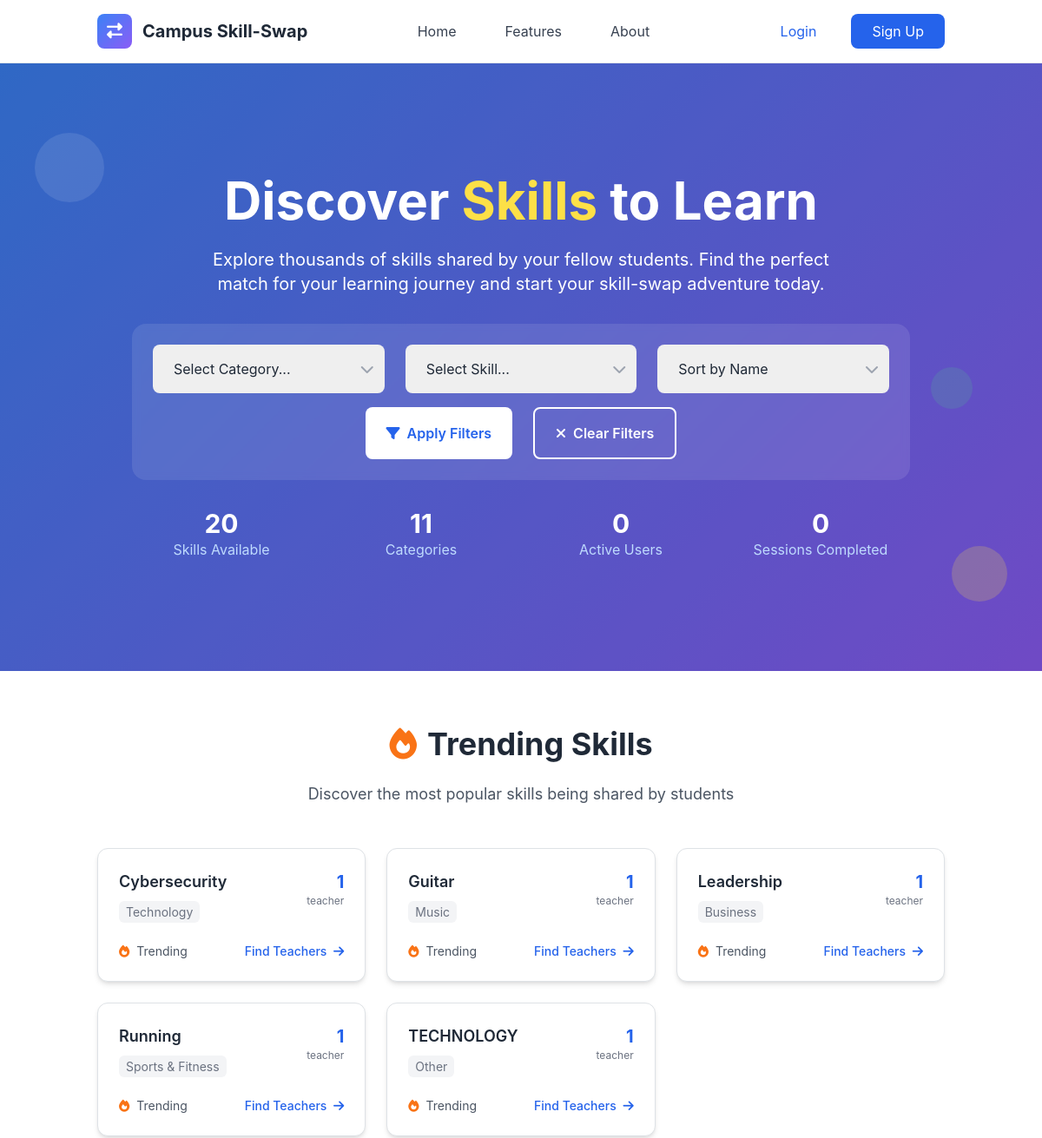
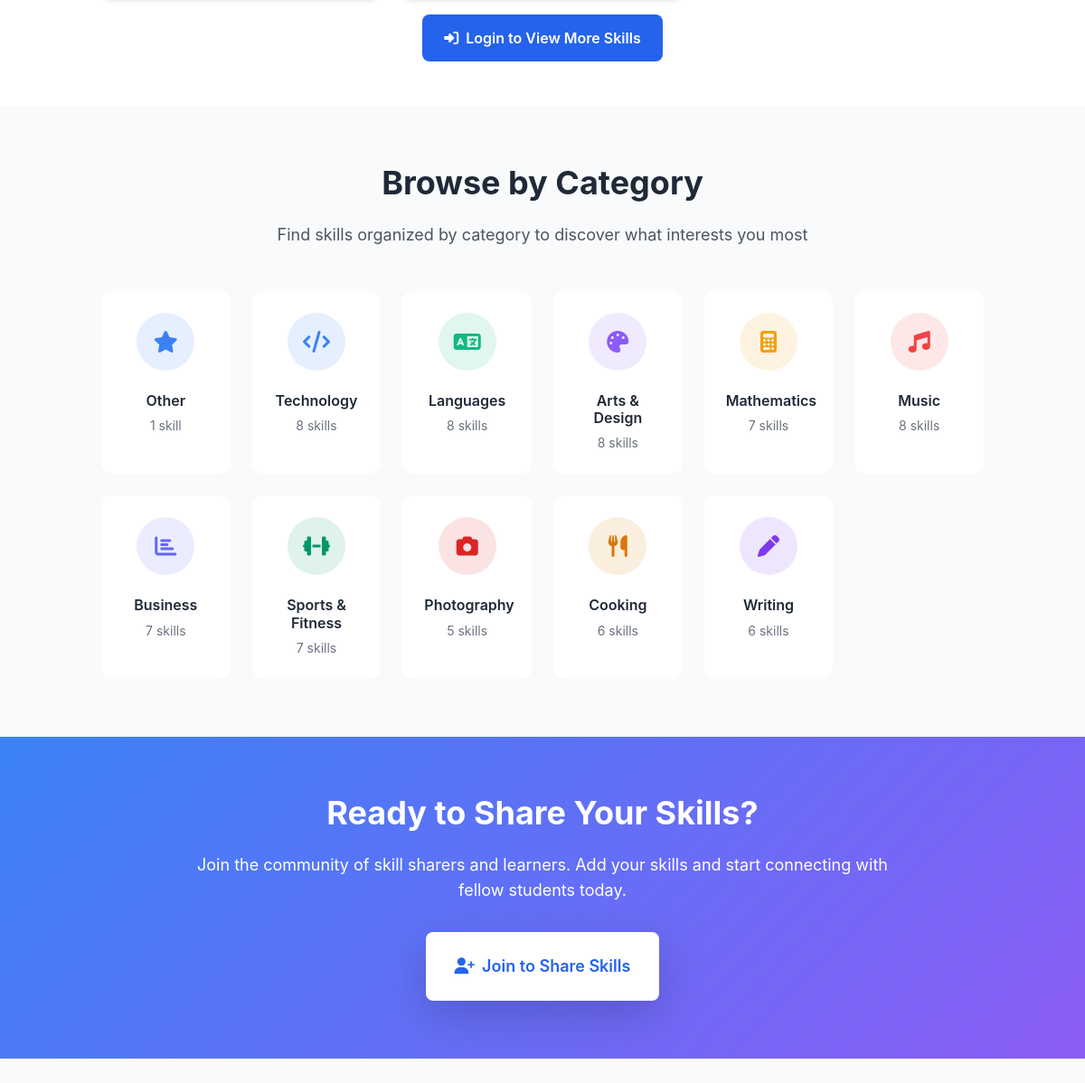
Screenshot of /skills/ with the database file from the repository (2 pictures, top to bottom).
### skills/models.py (models this page shows, shortened)
class Skill(models.Model):
    name = models.CharField(max_length=100)
    category = models.ForeignKey(SkillCategory, on_delete=models.CASCADE, related_name='skills')
    description = models.TextField(blank=True)
    is_popular = models.BooleanField(default=False)
    created_at = models.DateTimeField(auto_now_add=True)
    updated_at = models.DateTimeField(auto_now=True)
    class Meta:
        ordering = ['category__name', 'name']
        unique_together = ['name', 'category']

class SkillCategory(models.Model):
    name = models.CharField(max_length=100, unique=True)
    description = models.TextField(blank=True)
    icon = models.CharField(max_length=50, blank=True, help_text="CSS icon class")
    color = models.CharField(max_length=7, default='#3B82F6', help_text="Hex color code")
    is_active = models.BooleanField(default=True)
    created_at = models.DateTimeField(auto_now_add=True)
    updated_at = models.DateTimeField(auto_now=True)
    class Meta:
        ordering = ['name']
        verbose_name_plural = "Skill Categories"
        db_table = 'category'

### skills/views.py (the view, shortened to what this page needs)
# urls.py: path('', views.SkillListView.as_view(), name='skill_list'),
class SkillListView(ListView):
    model = Skill
    template_name = 'skills/skill_list.html'
    context_object_name = 'skills'
    paginate_by = 20
    def get_queryset(self):
        queryset = Skill.objects.filter(category__is_active=True).annotate(
            offered_count=Count('offered_by_users')
        )
        category = self.request.GET.get('category')
        skill = self.request.GET.get('skill')
        sort_by = self.request.GET.get('sort', 'name')
        if category:
            queryset = queryset.filter(category_id=category)
        if skill:
            queryset = queryset.filter(id=skill)
        if sort_by == 'popular':
            queryset = queryset.order_by('-offered_count', 'name')
        elif sort_by == 'recent':
            queryset = queryset.order_by('-created_at', 'name')
        else:  # default to name
            queryset = queryset.order_by('name')
        return queryset
    def get_context_data(self, **kwargs):
        context = super().get_context_data(**kwargs)
        context['search_form'] = SkillSearchForm(self.request.GET)
        has_filters = bool(self.request.GET.get('category') or self.request.GET.get('skill'))
        show_trending = not has_filters
        context['show_trending'] = show_trending
        show_skills_grid = has_filters or self.request.GET.get('find_teachers')
        context['show_skills_grid'] = show_skills_grid
        if show_trending:
            trending_skills = (Skill.objects
                              .filter(category__is_active=True)
                              .annotate(offered_count=Count('offered_by_users'))
                              .filter(offered_count__gt=0)
                              .order_by('-offered_count', 'name')[:15])
            context['trending_skills'] = trending_skills
        context['categories'] = SkillCategory.objects.filter(is_active=True).annotate(
            skill_count=Count('skills')
        )
        if self.request.GET.get('category'):
            try:
                selected_category = SkillCategory.objects.get(id=self.request.GET.get('category'))
                context['selected_category'] = selected_category
            except SkillCategory.DoesNotExist:
                pass
        if self.request.GET.get('skill'):
            try:
                selected_skill = Skill.objects.get(id=self.request.GET.get('skill'))
                context['selected_skill'] = selected_skill
            except Skill.DoesNotExist:
                pass
        context['show_more_url'] = 'skills:trending_skills_more'
        return context

### templates/skills/skill_list.html (shortened to what this page needs)
{% extends 'base.html' %}
{% load static %}
{% block content %}
<section class="gradient-bg relative overflow-hidden">
    <div class="relative container mx-auto px-4 py-20 lg:py-32">
        <div class="text-center text-white">
            <h1 class="text-4xl lg:text-6xl font-bold mb-6 leading-tight">
                Discover <span class="text-yellow-300">Skills</span> to Learn
            </h1>
            <p class="text-lg lg:text-xl mb-8 max-w-3xl mx-auto">
                Explore thousands of skills shared by your fellow students. Find the perfect match for your learning journey
                and start your skill-swap adventure today.
            </p>
            <div class="max-w-4xl mx-auto bg-white/10 backdrop-blur-sm rounded-2xl p-6 mb-8">
                <form method="get" class="space-y-4">
                    <div class="grid grid-cols-1 md:grid-cols-3 gap-4">
                        <div class="relative">
                            <select name="category" id="id_category" class="w-full px-4 py-3 rounded-lg border-0 text-gray-800 focus:ring-2 focus:ring-blue-500 appearance-none">
                                <option value="">Select Category...</option>
                            </select>
                        </div>
                        <div class="relative">
                            <select name="skill" id="id_skill" class="w-full px-4 py-3 rounded-lg border-0 text-gray-800 focus:ring-2 focus:ring-blue-500 appearance-none" {% if not request.GET.category %}disabled{% endif %}>
                                <option value="">Select Skill...</option>
                            </select>
                        </div>
                        <div class="relative">
                            <select name="sort" class="w-full px-4 py-3 rounded-lg border-0 text-gray-800 focus:ring-2 focus:ring-blue-500 appearance-none">
                                <option value="name" {% if request.GET.sort == 'name' %}selected{% endif %}>Sort by Name</option>
                            </select>
                        </div>
                    </div>
                    <div class="flex flex-col sm:flex-row gap-4 justify-center">
                        <button type="submit" class="bg-white text-blue-600 px-6 py-3 rounded-lg font-semibold hover:bg-gray-100 transition-all">
                            <i class="fas fa-filter mr-2"></i>Apply Filters
                        </button>
                        <a href="{% url 'skills:skill_list' %}" class="border-2 border-white text-white px-6 py-3 rounded-lg font-semibold hover:bg-white hover:text-blue-600 transition-all text-center">
                            <i class="fas fa-times mr-2"></i>Clear Filters
                        </a>
                    </div>
                </form>
            </div>
            <div class="grid grid-cols-2 md:grid-cols-4 gap-6 max-w-4xl mx-auto">
                <div class="text-center">
                    <div class="text-3xl font-bold">{{ skills.count|default:"0" }}</div>
                    <div class="text-blue-200">Skills Available</div>
                </div>
                <div class="text-center">
                    <div class="text-3xl font-bold">{{ categories.count|default:"0" }}</div>
                    <div class="text-blue-200">Categories</div>
                </div>
                <div class="text-center">
                    <div class="text-3xl font-bold">{{ total_users|default:"0" }}</div>
                    <div class="text-blue-200">Active Users</div>
                </div>
                <div class="text-center">
                    <div class="text-3xl font-bold">{{ total_sessions|default:"0" }}</div>
                    <div class="text-blue-200">Sessions Completed</div>
                </div>
            </div>
        </div>
    </div>
    <div class="absolute top-20 left-10 w-20 h-20 bg-white opacity-10 rounded-full animate-bounce"></div>
    <div class="absolute bottom-20 right-10 w-16 h-16 bg-yellow-300 opacity-20 rounded-full animate-pulse"></div>
    <div class="absolute top-1/2 right-20 w-12 h-12 bg-green-400 opacity-15 rounded-full animate-bounce delay-75"></div>
</section>
{% if show_trending %}
<section class="py-16 bg-white" id="trending-skills">
    <div class="container mx-auto px-4">
        <div class="text-center mb-12">
            <h2 class="text-3xl lg:text-4xl font-bold text-gray-800 mb-4">
                <i class="fas fa-fire text-orange-500 mr-3"></i>Trending Skills
            </h2>
            <p class="text-lg text-gray-600">
                Discover the most popular skills being shared by students
            </p>
        </div>
        {% if trending_skills %}
            <div class="grid grid-cols-1 md:grid-cols-2 lg:grid-cols-3 gap-6 mb-8">
                {% for skill in trending_skills %}
                    <div class="skill-card bg-white rounded-xl shadow-md p-6 hover:shadow-lg transition-all border">
                        <div class="flex items-start justify-between mb-4">
                            <div class="flex-1">
                                <h3 class="text-lg font-semibold text-gray-800 mb-2">{{ skill.name }}</h3>
                                <span class="text-sm text-gray-500 bg-gray-100 px-2 py-1 rounded">{{ skill.category.name }}</span>
                            </div>
                            <div class="text-right">
                                <div class="text-xl font-bold text-blue-600">{{ skill.offered_count }}</div>
                                <div class="text-xs text-gray-500">teacher{{ skill.offered_count|pluralize }}</div>
                            </div>
                        </div>
                        <div class="flex justify-between items-center">
                            <div class="flex items-center space-x-2">
                                <i class="fas fa-fire text-orange-500 text-sm"></i>
                                <span class="text-sm text-gray-600">Trending</span>
                            </div>
                            <a href="?skill={{ skill.id }}&find_teachers=1" class="text-blue-600 hover:text-blue-800 text-sm font-medium">
                                Find Teachers <i class="fas fa-arrow-right ml-1"></i>
                            </a>
                        </div>
                    </div>
                {% endfor %}
            </div>
            <div class="text-center">
                {% if user.is_authenticated %}
                    <a href="{% url 'skills:trending_skills_more' %}" class="bg-blue-600 text-white px-6 py-3 rounded-lg font-semibold hover:bg-blue-700 transition-all">
                        <i class="fas fa-arrow-right mr-2"></i>View More Skills
                    </a>
                {% else %}
                    <a href="{% url 'accounts:login' %}" class="bg-blue-600 text-white px-6 py-3 rounded-lg font-semibold hover:bg-blue-700 transition-all">
                        <i class="fas fa-sign-in-alt mr-2"></i>Login to View More Skills
                    </a>
                {% endif %}
            </div>
        {% endif %}
    </div>
</section>
{% endif %}
<section class="py-16 bg-gray-50">
    <div class="container mx-auto px-4">
        <div class="text-center mb-12">
            <h2 class="text-3xl lg:text-4xl font-bold text-gray-800 mb-4">
                Browse by Category
            </h2>
            <p class="text-lg text-gray-600">
                Find skills organized by category to discover what interests you most
            </p>
        </div>
        <div class="grid grid-cols-2 md:grid-cols-4 lg:grid-cols-6 gap-4">
            {% for category in categories %}
                <a href="?category={{ category.id }}" class="category-card bg-white p-6 rounded-xl text-center hover:shadow-lg transition-all transform hover:-translate-y-1">
                    <div class="w-16 h-16 bg-blue-100 rounded-full flex items-center justify-center mx-auto mb-4" style="background-color: {{ category.color }}20;">
                        <i class="{{ category.icon|default:'fas fa-star' }} text-2xl" style="color: {{ category.color }};"></i>
                    </div>
                    <h3 class="font-semibold text-gray-800 mb-2">{{ category.name }}</h3>
                    <p class="text-sm text-gray-500">{{ category.skill_count }} skill{{ category.skill_count|pluralize }}</p>
                </a>
            {% endfor %}
        </div>
    </div>
</section>
<section class="gradient-bg py-16">
    <div class="container mx-auto px-4 text-center">
        <div class="max-w-3xl mx-auto text-white">
            <h2 class="text-3xl lg:text-4xl font-bold mb-6">
                Ready to Share Your Skills?
            </h2>
            <p class="text-lg mb-8">
                Join the community of skill sharers and learners. Add your skills and start connecting with fellow students today.
            </p>
            {% if user.is_authenticated %}
                <a href="{% url 'skills:add_skill' %}"
                   class="bg-white text-blue-600 px-8 py-4 rounded-lg font-semibold text-lg hover:bg-gray-100 transition-all transform hover:scale-105 shadow-lg inline-block">
                    <i class="fas fa-plus mr-2"></i>Add Your Skills
                </a>
            {% else %}
                <a href="{% url 'accounts:register' %}"
                   class="bg-white text-blue-600 px-8 py-4 rounded-lg font-semibold text-lg hover:bg-gray-100 transition-all transform hover:scale-105 shadow-lg inline-block">
                    <i class="fas fa-user-plus mr-2"></i>Join to Share Skills
                </a>
            {% endif %}
        </div>
    </div>
</section>
{% endblock %}

### rows the page displays
Skill: name "Cybersecurity", category.name "Technology", offered_count "1"
Skill: name "Guitar", category.name "Music", offered_count "1"
Skill: name "Leadership", category.name "Business", offered_count "1"
Skill: name "Running", category.name "Sports & Fitness", offered_count "1"
Skill: name "TECHNOLOGY", category.name "Other", offered_count "1"
SkillCategory: name "Other", skill_count "1"
SkillCategory: name "Technology", skill_count "8"
SkillCategory: name "Languages", skill_count "8"
SkillCategory: name "Arts & Design", skill_count "8"
SkillCategory: name "Mathematics", skill_count "7"
SkillCategory: name "Music", skill_count "8"
SkillCategory: name "Business", skill_count "7"
SkillCategory: name "Sports & Fitness", skill_count "7"
SkillCategory: name "Photography", skill_count "5"
SkillCategory: name "Cooking", skill_count "6"
SkillCategory: name "Writing", skill_count "6"

### other values shown
{{ skills.count|default:"0" }} "20"
{{ categories.count|default:"0" }} "11"
{{ total_users|default:"0" }} "0"
{{ total_sessions|default:"0" }} "0"
